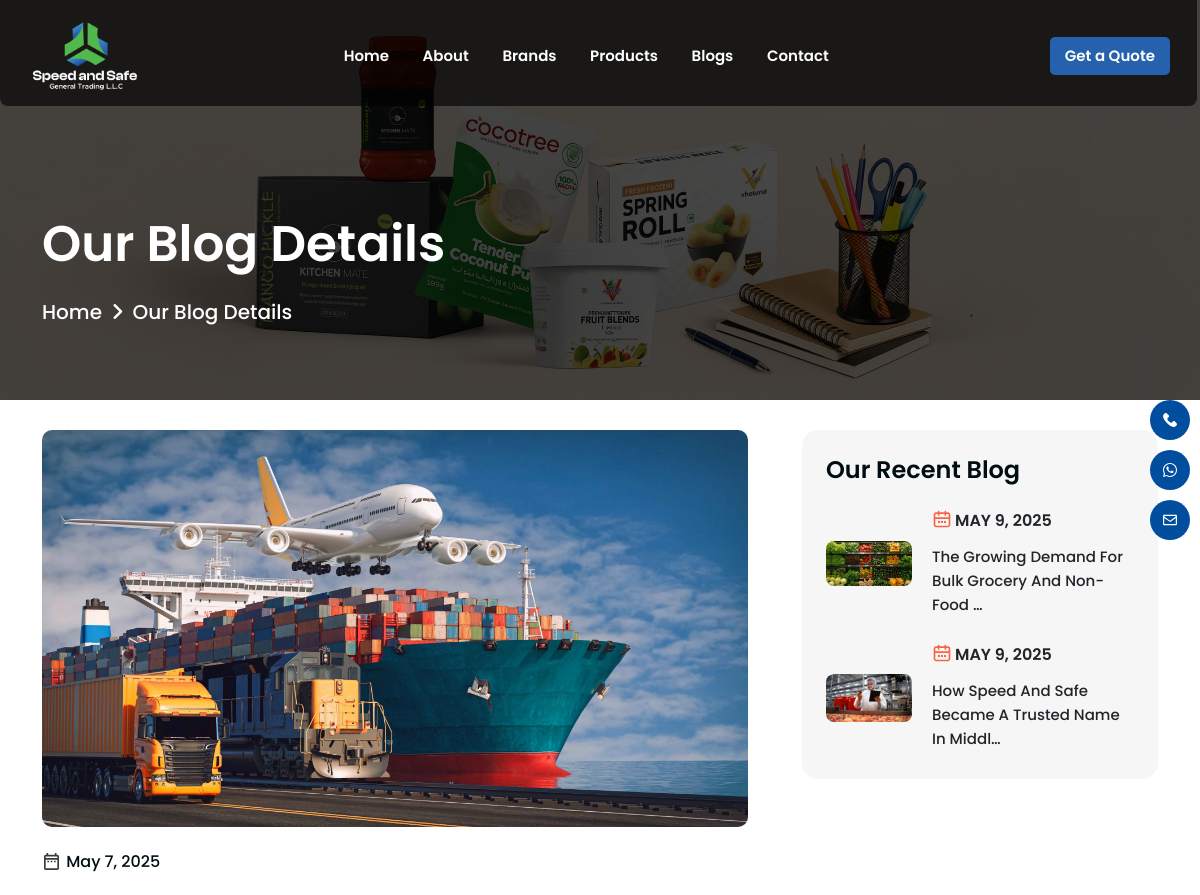
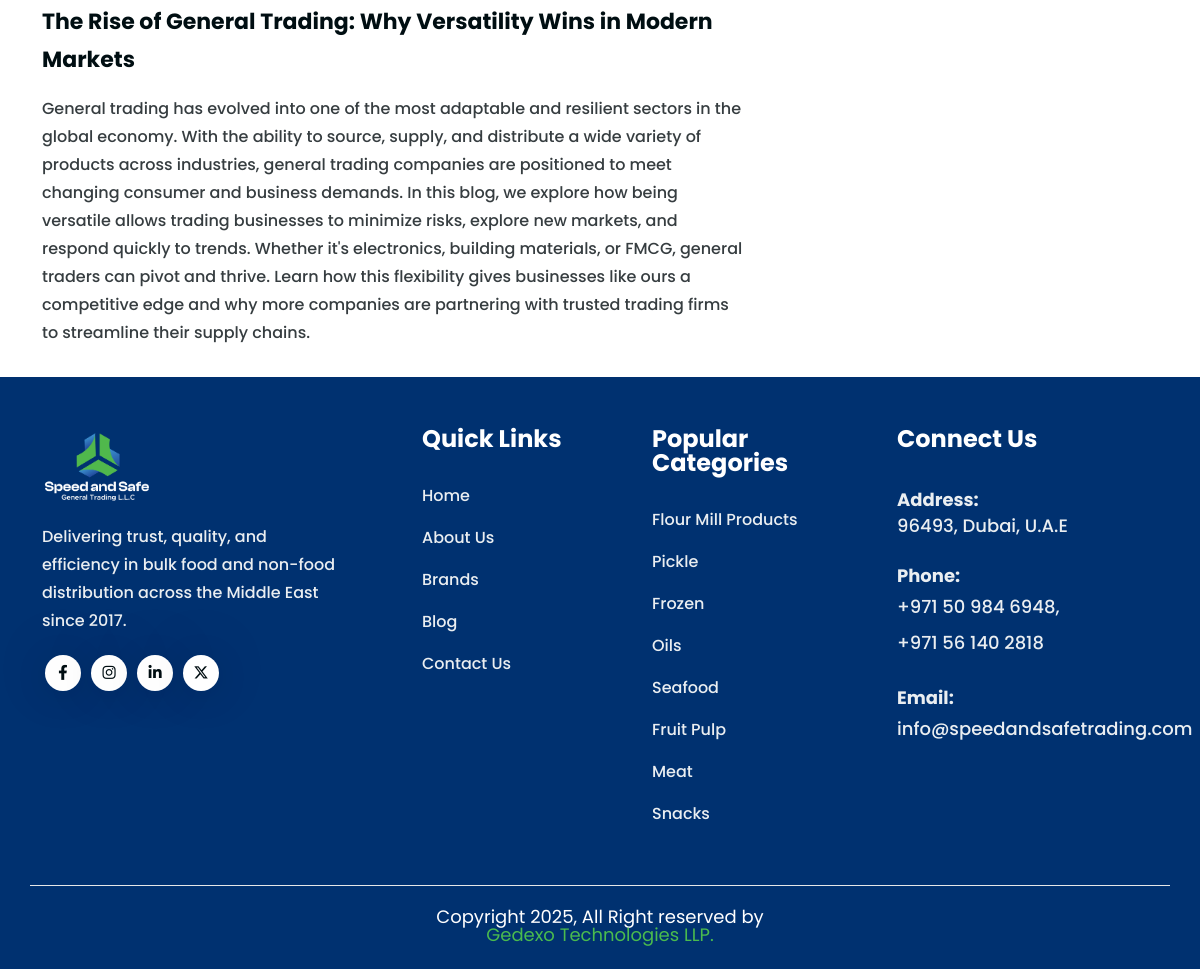
Screenshot of /blog/general-trading/ with the database file from the repository (2 pictures, top to bottom).
### web/models.py (models this page shows, shortened)
class Blog(models.Model):
    title = models.CharField(max_length=180)
    slug = models.SlugField()
    date = models.DateField()
    meta_title = models.CharField(max_length=180, blank=True, null=True)
    meta_keywords = models.CharField(max_length=200, blank=True, null=True)
    meta_description = models.CharField(max_length=180, blank=True, null=True)
    canonical_url = models.URLField(blank=True, null=True)
    image = models.ImageField(upload_to="blog/")
    description = HTMLField()
    class Meta:
        verbose_name = "Blog"
        verbose_name_plural = "Blogs"

class ProductCategory(models.Model):
    title = models.CharField(max_length=180)
    slug = models.SlugField()
    class Meta:
        verbose_name = "Product Category"
        verbose_name_plural = "Product Categories"

### web/views.py (the view)
# urls.py: path("blog/<slug:slug>/", views.blog_detail, name="blog_detail"),
def blog_detail(request, slug):
    blog = get_object_or_404(Blog, slug=slug)
    other_blogs = Blog.objects.exclude(slug=slug)
    context = {
        "blog": blog,
        "other_blogs":other_blogs,
    }
    return render(request, "web/blog-details.html", context)

### web/context_processors.py (called while the page is built)
def main_context(request):
    footer_categories = ProductCategory.objects.all()[:8]
    return {
        "footer_categories": footer_categories
    }

### templates/web/blog-details.html (shortened to what this page needs)
{% extends 'web/base.html' %}
{% load static %}
{% block content %}
   <div class="inner-hero bg-cover" style="background-image: url({% static 'web/assets/img/bg/breadcrumbs.png' %});">
      <div class="container">
        <div class="row align-items-center">
            <div class="col-lg-6">
                <div class="inner-heading">
                    <h1>Our Blog Details</h1>
                    <div class="breadcrumbs-pages">
                        <ul>
                           <li><a href="{% url 'web:index' %}">Home</a></li>
                           <li class="angle"><i class="fa-solid fa-angle-right"></i></li>
                           <li>Our Blog Details</li>
                        </ul>
                     </div>
                </div>
            </div>
        </div>
      </div>
   </div>
   <div class="blog-details-area sp">
    <div class="container">
        <div class="row">
         <div class="col-lg-8">
            <div class="blog-details-content mr-30 md:mr-0 sm:mr-0 md:mt-30 sm:mt-30">
              <article>
                 <div class="details-content">
                     <div class="image">
                         <img class="w-full" src="{{blog.image.url}}" alt="">
                     </div>
                     <div class="vl-blog-details-meta mt-24">
                       <a href="#" class="date"><img src="{% static 'web/assets/img/icon/blog-details-icon1.svg' %}" alt=""> {{blog.date}}</a>
                    </div>
                     <div class="heading1 mt-24">
                         <h3>{{blog.title}}</h3>
                         <div class="mt-16">
                           {{blog.description|safe}}
                         </div>
                     </div>
                 </div>
              </article>
            </div>
        </div>
            <div class="col-lg-4">
                <div class="sidebar-area">
                    <div class="_sidebar-widget _recent">
                        <h3>Our Recent Blog</h3>
                        <div class="recent-blog">
                            {% for other_blog in other_blogs %}
                            <div class="recent-blog-post">
                                <div class="">
                                    <div class="image">
                                        <img src="{{other_blog.image.url}}" alt="{{other_blog.title}}">
                                    </div>
                                </div>
                                <div class="content">
                                    <a href="#" class="date"><img src="{% static 'web/assets/img/icon/date-icon1.svg' %}" alt="">{{other_blog.date}}</a>
                                    <h4><a href="blog-details.html' %}">{{other_blog.title|truncatechars:50}}</a></h4>
                                </div>
                            </div>
                            {% endfor %}
                        </div>
                    </div>
                </div>
            </div>
        </div>
    </div>
   </div>
{% endblock %}

### templates/web/partials/footer.html
{% load static %}
<footer class="vl-footer-area1 footer-space4 bg-cover">
    <div class="footer-bottom-content">
       <div class="container">
          <div class="row">
             <div class="col-xl-4 col-lg-4 col-md-6 col-sm-6">
                <div class="vl-footer-widget vl-footer1-logo-area mr-50 mb-50">
                   <div class="vl-footer-logo black-logo">
                      <a href="{% url 'web:index' %}"><img src="{% static 'web/assets/img/logo/white-logo.png' %}" alt=""></a>
                   </div>
                   <div class="vl-footer-text heading1 mt-16">
                      <p class="mt-16">Delivering trust, quality, and efficiency in bulk food and non-food distribution across the Middle East since 2017. </p>
                   </div>
                   <div class="vl-footer-social1 text-start mt-20">
                      <a href="#"><i class="fa-brands fa-facebook-f"></i></a>
                      <a href="#"><i class="fa-brands fa-instagram"></i></a>
                      <a href="#"><i class="fa-brands fa-linkedin-in"></i></a>
                      <a href="#"><i class="fa-brands fa-x-twitter"></i></a>
                   </div>
                </div>
             </div>
             <div class="col-lg-2 col-md-6 col-6">
                <div class="vl-footer-widget mb-50 ml-0 md:ml-30 sm:ml-0">
                   <h4>Quick Links</h4>
                   <div class="vl-footer-list">
                      <ul>
                         <li><a href="{% url 'web:index' %}">Home</a></li>
                         <li><a href="{% url 'web:about' %}">About Us</a></li>
                         <li><a href="{% url 'web:brand' %}">Brands</a></li>
                         <li><a href="{% url 'web:blog' %}">Blog</a></li>
                         <li><a href="{% url 'web:contact' %}">Contact Us</a></li>
                      </ul>
                   </div>
                </div>
             </div>
             <div class="col-lg-3 col-md-4 col-6">
                <div class="vl-footer-widget ml-40 mb-50 md:ml-0 sm:ml-0">
                   <h4>Popular Categories</h4>
                   <div class="vl-footer-list">
                      <ul>
                        {% for category in footer_categories %}
                         <li><a href="{% url 'web:product' %}?category={{category.slug}}">{{category.title|truncatechars:20}}</a></li>
                         {% endfor %}
                      </ul>
                   </div>
                </div>
             </div>
             <div class="col-lg-3 col-md-8 col-sm-6">
               <div class="vl-footer-recent-project vl-footer-widget">
                  <h4>Connect Us</h4>
                  <div class="row">
                        <div class="col-12 vl-footer-address">
                           <p><strong>Address:</strong><br>
                              96493, Dubai, U.A.E</p>
                           <p><strong>Phone:</strong><br>
                           <a href="tel:+971 50 984 6948">+971 50 984 6948</a>,
                           <a href="tel:+971 56 140 2818">+971 56 140 2818</a></p>
                           <p><strong>Email:</strong><br>
                           <a href="mailto:info@speedandsafetrading.com"> info@speedandsafetrading.com</a></p>
                        </div>
                  </div>
               </div>
            </div>
          </div>
       </div>
    </div>
       <div class="container">
          <div class="row vl-copyright1 _dv-top align-items-center justify-content-center">
             <div class="col-lg-6">
                <div class="copyright-text text-center">
                   <p>Copyright {% now 'Y' %}, All Right reserved by <a href="https://gedexo.com/" target="_blank"> Gedexo Technologies LLP.</a></p>
                </div>
             </div>
          </div>
       </div>
 </footer>

### static/web/assets/css/custom.css (style rules this page uses)
.footer-space4 { padding-top: 0px !important; }
.inner-hero .inner-heading h1 { font-size: var(--f-fs-font-50) !important; }
.inner-hero .inner-heading .breadcrumbs-pages ul li { font-size: var(--f-fs-font-20) !important; }
.inner-hero .inner-heading .breadcrumbs-pages ul li a { font-size: var(--f-fs-font-20) !important; }
.inner-hero { min-height: 400px !important; }
.blog-details-content .image img { border-radius: 10px; }
.heading1 h3 { font-size: var(--f-fs-font-22) !important; }
.heading1 p { font-size: var(--f-fs-font-16) !important; }
.sidebar-area ._sidebar-widget._recent .recent-blog .recent-blog-post .content h4 a { font-size: var(--f-fs-font-15) !important; }
.vl-logo img, .vl-footer-logo img { height: 80px !important; }
.vl-footer-widget .vl-footer-address p { color: var(--vtc-text-pera1); font-size: var(--f-fs-font-18); font-style: normal; font-weight: var(--f-fw-medium); line-height: var(--f-fs-font-26); padding: 12px 0px; display: inline-block; transition: all 0.4s; }
.vl-footer-widget .vl-footer-address a { color: var(--vtc-text-pera1); font-size: var(--f-fs-font-18); font-style: normal; font-weight: var(--f-fw-medium); line-height: var(--f-fs-font-26); padding: 5px 0px; display: inline-block; transition: all 0.4s; }
.sp { padding: 30px 0px !important; }
.vl-footer-area1 .footer-bottom-content { padding-top: 50px !important; }
.vl-footer-area1 { background-color: #003170 !important; }
.vl-footer-area1 .heading1 p, .vl-footer-widget .vl-footer-list ul li a, .vl-footer-widget .vl-footer-address p, .vl-footer-widget .vl-footer-address a { color: #eaeef1 !important; }
.vl-footer-widget h4 { color: white !important; }
.vl-copyright1 .copyright-text p { color: white !important; }
.vl-copyright1 .copyright-text a { color: #4abb4e !important; }

### rows the page displays
Blog: image (picture), date "May 7, 2025", title "The Rise of General Trading: Why Versatility Wins in Modern Markets", description "General trading has evolved into one of the most adaptable and resilient sectors in the global economy. With the ability to source, supply, and distribute a wide variety of products across industries, general trading companies are positioned to meet changing consumer and business demands. In this blog, we explore how being versatile allows trading businesses to minimize risks, explore new markets, and respond quickly to trends. Whether it's electronics, building materials, or FMCG, general traders can pivot and thrive. Learn how this flexibility gives businesses like ours a competitive edge and why more companies are partnering with trusted trading firms to streamline their supply chains."
Blog: image (picture), date "MAY 9, 2025", title "The Growing Demand For Bulk Grocery And Non-Food …"
Blog: image (picture), date "MAY 9, 2025", title "How Speed And Safe Became A Trusted Name In Middl…"
ProductCategory: title "Flour Mill Products"
ProductCategory: title "Pickle"
ProductCategory: title "Frozen"
ProductCategory: title "Oils"
ProductCategory: title "Seafood"
ProductCategory: title "Fruit Pulp"
ProductCategory: title "Meat"
ProductCategory: title "Snacks"
